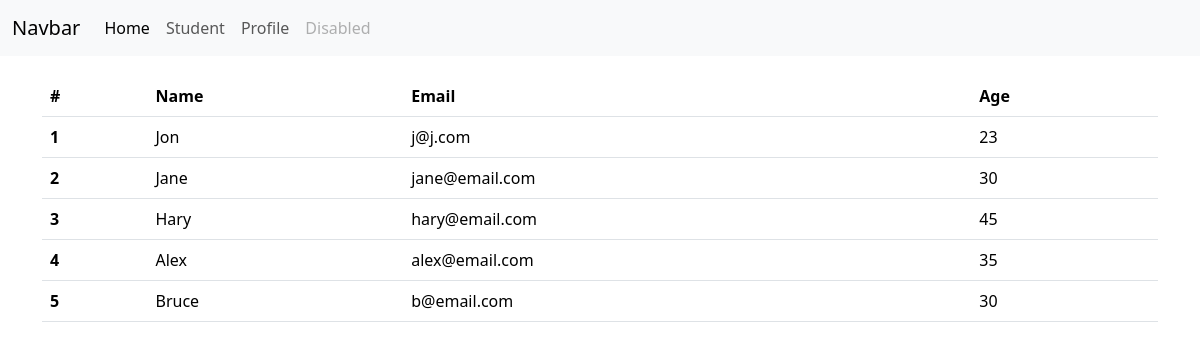
Page /inherit/student/ on the earlier database version.
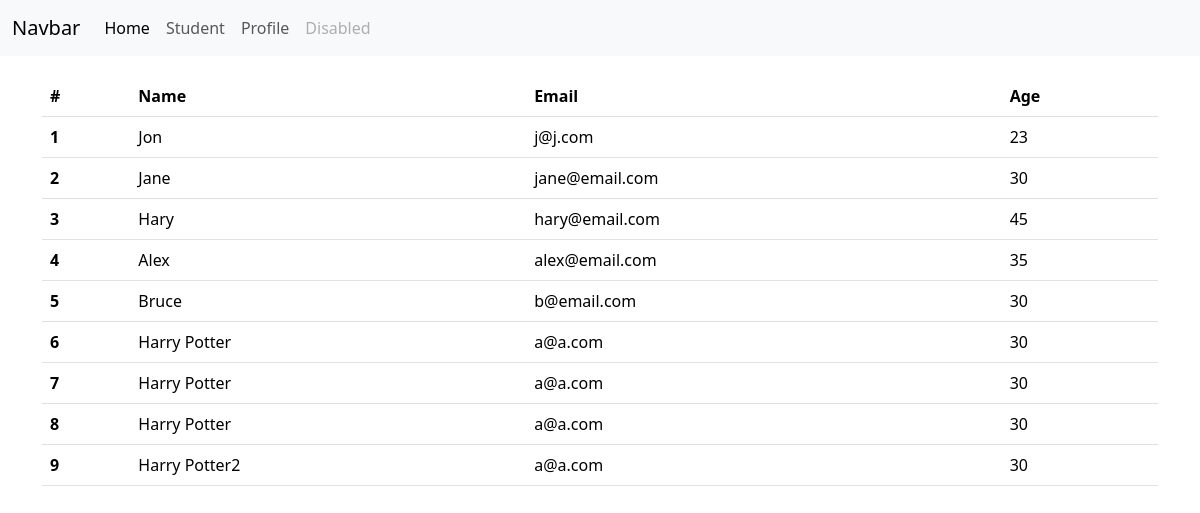
Same page on the later database version.
### temp_inheritance/models.py (models this page shows, shortened)
class Student(models.Model):  # student_set
    name = models.CharField(max_length=20)
    email = models.EmailField()
    age = models.IntegerField()
    classroom = models.ForeignKey(ClassRoom, on_delete=models.CASCADE,
                                  related_name="classroom_students", null=True, blank=True)

### temp_inheritance/views.py (the view)
# urls.py: path('student/', model_student, name='student'),
def model_student(request):
    students = Student.objects.all()  # queryset => [obj1, obj2, obj3]
    return render(request, template_name="temp_inheritance/model_student.html",
                  context={"students": students})

### temp_inheritance/templates/temp_inheritance/model_student.html
{% extends 'temp_inheritance/base.html' %}
{% block content %}
    <table class="table">
  <thead>
    <tr>
      <th scope="col">#</th>
      <th scope="col">Name</th>
      <th scope="col">Email</th>
      <th scope="col">Age</th>
    </tr>
  </thead>
  <tbody>
  {% for student in students %}
    <tr>
      <th scope="row">{{ forloop.counter }}</th>
      <td>{{ student.name }}</td>
      <td>{{ student.email }}</td>
      <td>{{ student.age }}</td>
    </tr>
  {% endfor %}
  </tbody>
</table>
{% endblock %}

### temp_inheritance/templates/temp_inheritance/base.html (shortened to what this page needs)
<!DOCTYPE html>
<html lang="en">
<head>
    <link href="https://cdn.jsdelivr.net/npm/bootstrap@5.3.2/dist/css/bootstrap.min.css"
          rel="stylesheet">
</head>
<body>
{% include 'temp_inheritance/nav.html' %}
<div class="container" style="margin-top: 20px">
    {% block content %}{% endblock %}
</div>
</body>
</html>

### temp_inheritance/templates/temp_inheritance/nav.html (shortened to what this page needs)
<nav class="navbar navbar-expand-lg bg-body-tertiary">
  <div class="container-fluid">
    <a class="navbar-brand" href="#">Navbar</a>
    <div class="collapse navbar-collapse" id="navbarNav">
      <ul class="navbar-nav">
        <li class="nav-item">
          <a class="nav-link active" aria-current="page" href="{% url 'inherit' %}">Home</a>
        </li>
        <li class="nav-item">
          <a class="nav-link" href="{% url 'student' %}">Student</a>
        </li>
        <li class="nav-item">
          <a class="nav-link" href="{% url 'student_profile' %}">Profile</a>
        </li>
        <li class="nav-item">
          <a class="nav-link disabled" aria-disabled="true">Disabled</a>
        </li>
      </ul>
    </div>
  </div>
</nav>

Differences in the rows shown:
added Student: name "Harry Potter", email "a@a.com", age "30"
added Student: name "Harry Potter", email "a@a.com", age "30"
added Student: name "Harry Potter", email "a@a.com", age "30"
added Student: name "Harry Potter2", email "a@a.com", age "30"
